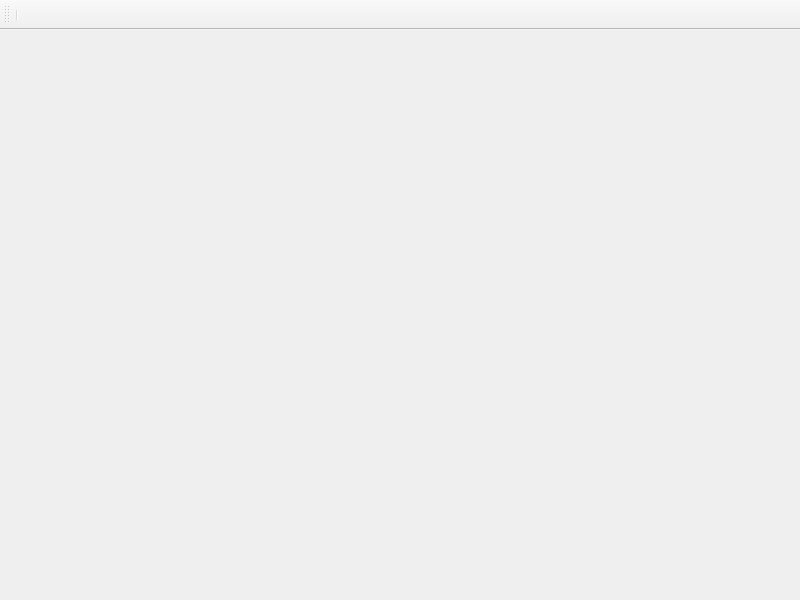
<?xml version="1.0" encoding="UTF-8"?>
<ui version="4.0">
 <class>MainWindow</class>
 <widget class="QMainWindow" name="MainWindow">
  <property name="geometry">
   <rect>
    <x>0</x>
    <y>0</y>
    <width>800</width>
    <height>600</height>
   </rect>
  </property>
  <property name="windowTitle">
   <string>Demo</string>
  </property>
  <widget class="QWidget" name="centralwidget"/>
  <widget class="QToolBar" name="toolBar">
   <property name="minimumSize">
    <size>
     <width>0</width>
     <height>30</height>
    </size>
   </property>
   <property name="windowTitle">
    <string>toolBar</string>
   </property>
   <attribute name="toolBarArea">
    <enum>TopToolBarArea</enum>
   </attribute>
   <attribute name="toolBarBreak">
    <bool>false</bool>
   </attribute>
   <addaction name="separator"/>
  </widget>
 </widget>
 <resources/>
 <connections/>
</ui>
